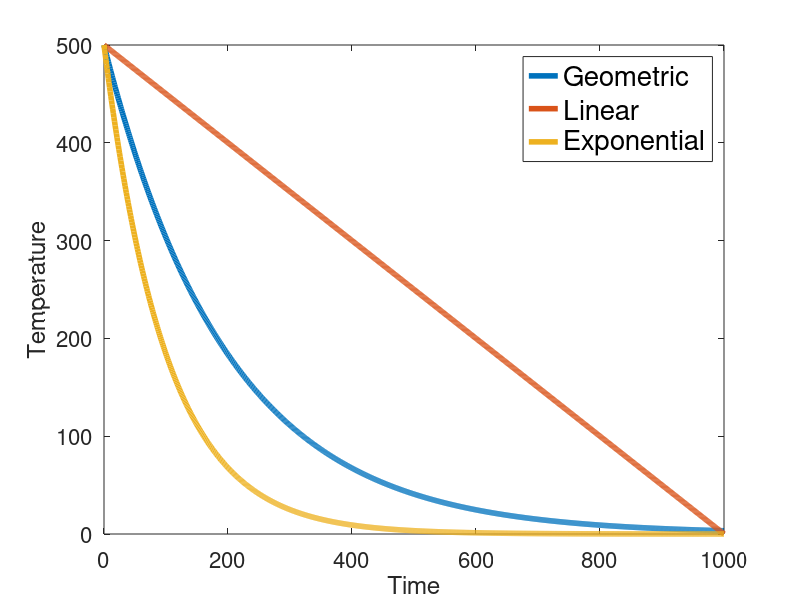

Write MATLAB code to recreate this figure.
  1;

  ##############################################################################
  # FUNCTIONS
  ##############################################################################

  ##============================================================================
  #
  function y = geometric(T0, x)
    a = 0.995;
    y = [T0];

    for i = 2:length(x)
      y = [y; a*y(i-1)];
    endfor
  endfunction

  ##============================================================================
  #
  function y = linear(T0, x)
    D = 0.5;
    y = [T0];

    for i = 2:length(x)
      y = [y; y(i-1) - D];
    endfor
  endfunction

  ##============================================================================
  #
  function y = exponential(T0, x)
    b = -0.01;
    y = [T0];

    for i = 2:length(x)
      y = [y; exp(b)*y(i-1)];
    endfor
  endfunction

  ##############################################################################
  # SCRIPT
  ##############################################################################

  ## Generate x vector
  x = 0:1:1000;

  ## Initial temperature
  T0 = 500;

  ## Configure Plot
  set(0, "defaultlinelinewidth", 4);
  set(0, "defaultaxesfontsize", 16); % axes labels

  ## Plots
  figure(1);
  clf();
  plot(x, geometric(T0, x));
  hold on;
  plot(x, linear(T0, x));
  plot(x, exponential(T0, x));
  hold off;

  ## Legend
  l = legend({"Geometric", "Linear", "Exponential"});
  set(l, "fontsize", 20);

  ## Configure Plot
  ## set(0, "defaultlinelinewidth", 10);
  ## set(0, "defaultaxesfontsize", 32); % axes labels

  xlabel ("Time");
  ylabel ("Temperature");

  ## Output plot
  print(1, "cool_func.png");
